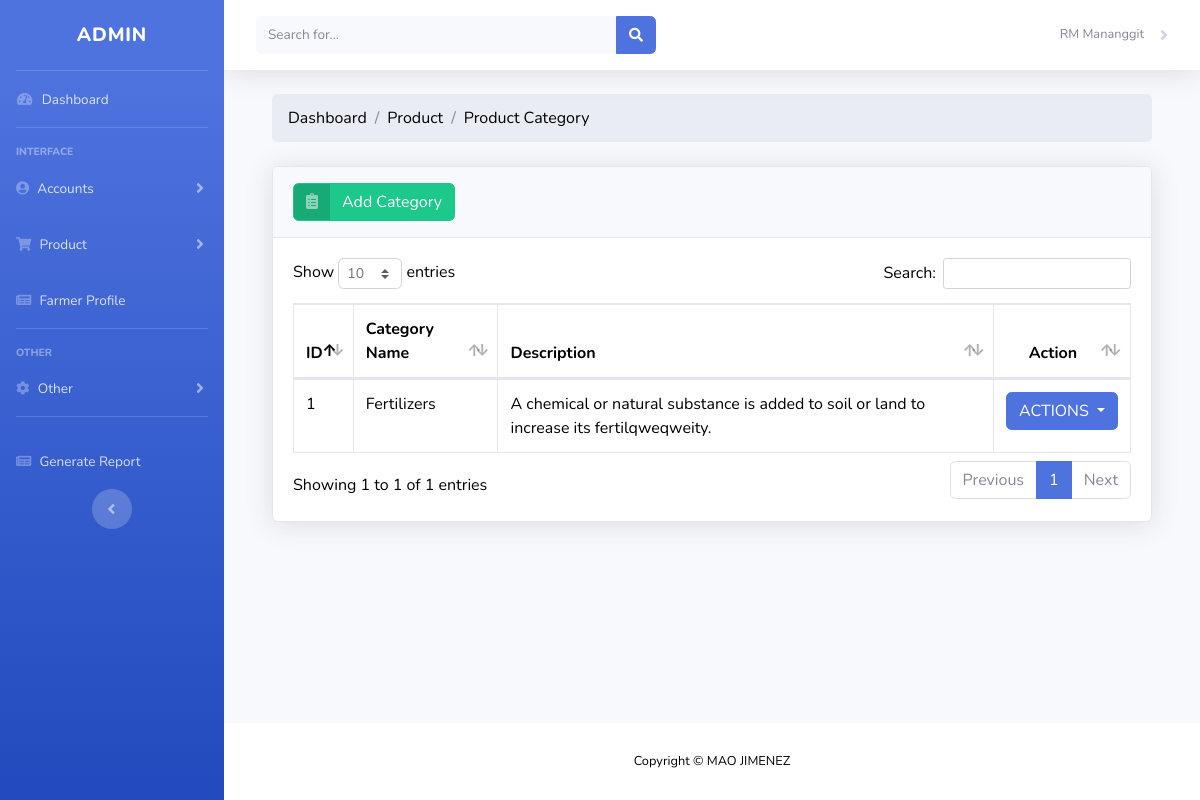
Before: /admin/product_category.php (signed in) with the older database file.
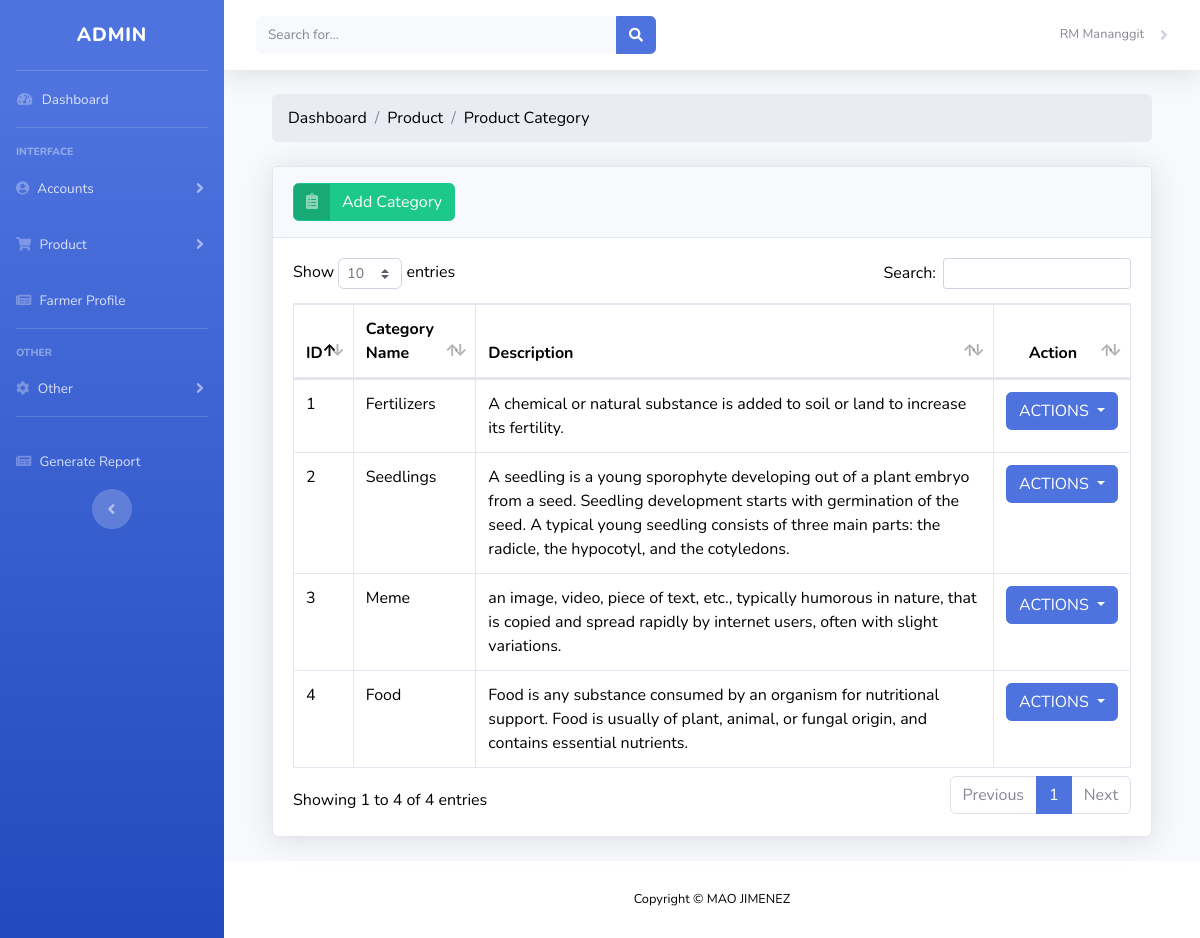
After: the same page with the newer database file.
### tables this page shows
CREATE TABLE `product_category` (
  `product_category_id` int(11) NOT NULL,
  `category_name` varchar(90) NOT NULL,
  `category_description` varchar(255) NOT NULL
);

### admin/product_category.php (the view, shortened to what this page needs)
<?php include('authentication.php'); ?>
<?php include('includes/header.php');?>
<div class="container-fluid">
<ol class="breadcrumb mb-4">
            <li class="breadcrumb-item">Dashboard</li>
            <li class="breadcrumb-item">Product</li>
            <li class="breadcrumb-item">Product Category</li>
             </ol>
                    <div class="card shadow mb-4">
                        <div class="card-header py-3">
                        <a href="product_category_add.php" class="btn btn-success btn-icon-split">
                                        <span class="icon text-white-50">
                                        <i class="fas fa-clipboard-list"></i>
                                        </span>
                                        <span class="text">Add Category</span>
                                    </a>
                        </div>
                        <div class="card-body">
                            <div class="table-responsive">
                                <table class="table table-bordered" id="dataTable" width="100%" cellspacing="0">
                                    <thead>
                                        <tr>
                                            <th>ID</th>
                                            <th>Category Name</th>
                                            <th>Description</th>
                                            <th class="text-center">Action</th>
                                        </tr>
                                    </thead>
                                    <tbody>
                                    <?php
                            $query = "SELECT
                            *,
                            product_category.*
                        FROM
                            product_category";
                            $query_run = mysqli_query($con, $query);
                            if(mysqli_num_rows($query_run) > 0)
                            {
                                foreach($query_run as $row)
                                {
                                    ?>
                                    <tr>
                                    <td><?= $row['product_category_id']; ?></td>
                                        <td><?= $row['category_name']; ?></td>
                                        <td><?= $row['category_description']; ?></td>
                                        <td class="text-center">
                                        <div class="dropdown ">
  <button class="btn btn-primary dropdown-toggle" type="button" id="dropdownMenuButton" data-toggle="dropdown" aria-haspopup="true" aria-expanded="false">
 ACTIONS
  </button>
</div>
                                </td>
                                    </tr>
                                    <?php
                                }
                            }
                            else
                            {
                            ?>
                                <tr>
                                    <td colspan="6">No Record Found</td>
                                </tr>
                            <?php
                            }
                            ?>
                                    </tbody>
                                </table>
                            </div>
                        </div>
                    </div>
                </div>
<?php include('includes/footer.php');?>

Changed rows visible on the page:
changed product_category "Fertilizers": category_description "A chemical or natural substance is added to soil or land to increase its fertilqweqweity." → "A chemical or natural substance is added to soil or land to increase its fertility."
added product_category: product_category_id "2", category_name "Seedlings", category_description "A seedling is a young sporophyte developing out of a plant embryo from a seed. Seedling development starts with germination of the seed. A typical young seedling consists of three main parts: the radicle, the hypocotyl, and the cotyledons."
added product_category: product_category_id "3", category_name "Meme", category_description "an image, video, piece of text, etc., typically humorous in nature, that is copied and spread rapidly by internet users, often with slight variations."
added product_category: product_category_id "4", category_name "Food", category_description "Food is any substance consumed by an organism for nutritional support. Food is usually of plant, animal, or fungal origin, and contains essential nutrients."
Other visible differences:
text written by a page script: "Show entries Search: Showing 1 to 1 of 1 entries Previous 1 Next" → "Show entries Search: Showing 1 to 4 of 4 entries Previous 1 Next"
